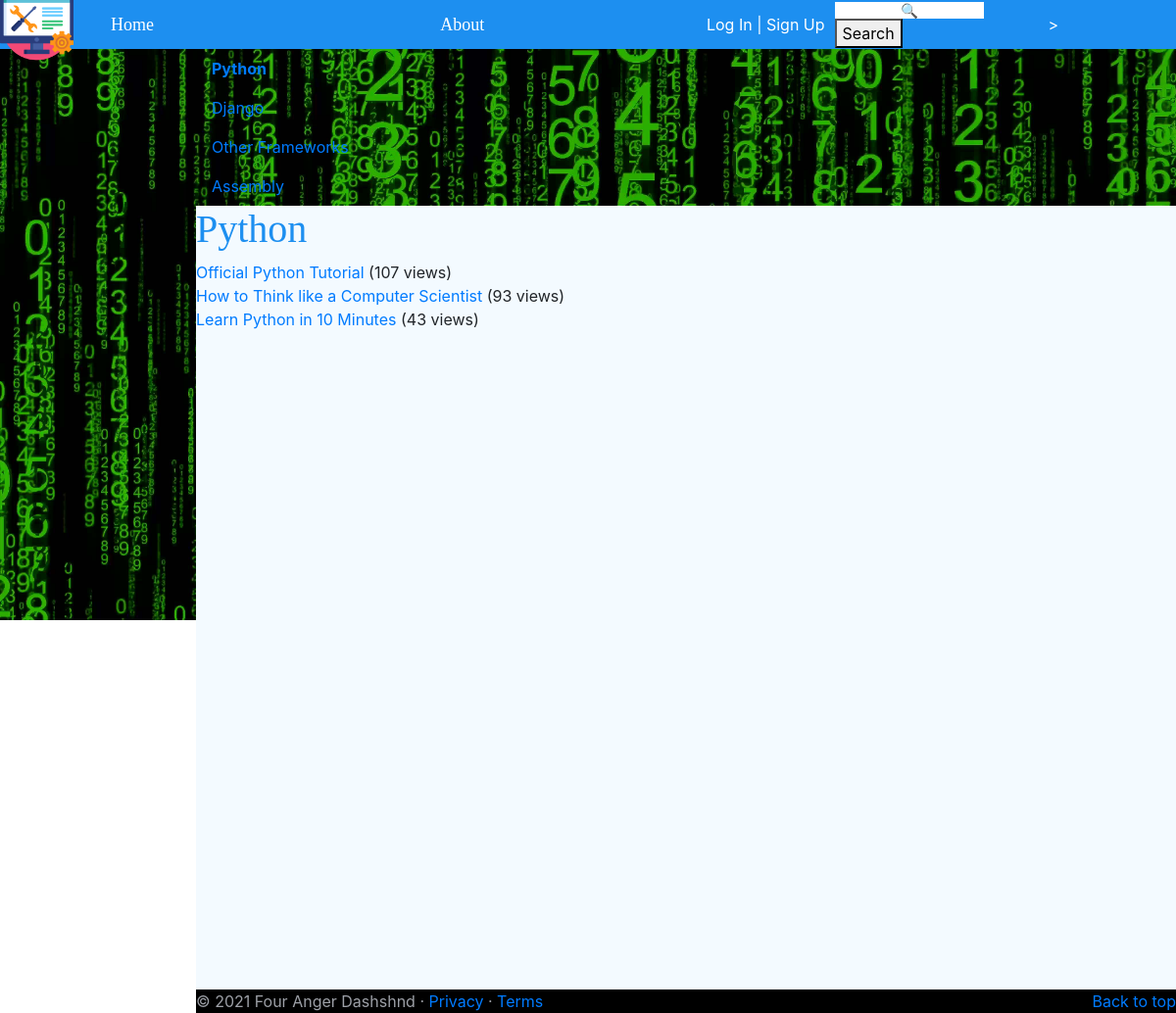
/rango/category/python/, run on the app's committed database.
### rango/models.py (models this page shows, shortened)
class Category(models.Model):
    NAME_MAX_LENGTH = 128
    name = models.CharField(max_length=NAME_MAX_LENGTH, unique=True)
    views = models.IntegerField(default=0)
    likes = models.IntegerField(default=0)
    slug = models.SlugField(unique=True)
    class Meta:
        verbose_name_plural = 'Categories'

class Page(models.Model):
    TITLE_MAX_LENGTH = 128
    URL_MAX_LENGTH = 200
    category = models.ForeignKey(Category, on_delete=models.CASCADE)
    title = models.CharField(max_length=TITLE_MAX_LENGTH)
    url = models.URLField()
    views = models.IntegerField(default=0)

### rango/views.py (the view)
# urls.py: path('category/<slug:category_name_slug>/', views.show_category, name='show_category'),
def show_category(request, category_name_slug):
    context_dict = {}
    try:
        category = Category.objects.get(slug=category_name_slug)
        pages = Page.objects.filter(category=category)
        context_dict['pages'] = pages
        context_dict['category'] = category
    except Category.DoesNotExist:
        context_dict['pages'] = None
        context_dict['category'] = None
    return render(request, 'rango/category.html', context=context_dict)

### rango/templatetags/rango_template_tags.py (called while the page is built)
@register.inclusion_tag('rango/categories.html')
def get_category_list(current_category=None):
    return {'categories': Category.objects.all(),
            'current_category': current_category}

### templates/rango/category.html (shortened to what this page needs)
{% extends 'rango/base.html' %}
{% load staticfiles %}
{% block body_block %}
    {% if category %}
        <h1>{{ category.name }}</h1>
        {% if pages %}
            <ul>
                {% for page in pages %}
                    <li>
                        <a href="{% url 'rango:goto' %}?page_id={{ page.id }}">{{ page.title }}</a>
                        {% if page.views > 1 %}
                            ({{ page.views }} views)
                        {% elif page.views == 1 %}
                            ({{ page.views }} view)
                        {% endif %}
                    </li>
                {% endfor %}
            </ul>
        {% else %}
            <strong>No pages currently in category.</strong>
        {% endif %}
    {% else %}
        The specified category does not exist.
    {% endif %}
{% endblock %}

### templates/rango/categories.html (shortened to what this page needs)
<ul class="nav flex-column">
    {% if categories %}
        {% for c in categories %}
            {% if c == current_category %}
                <li class="nav-item">
                    <strong><a class="nav-link active" href="{% url 'rango:show_category' c.slug %}">
                        {{ c.name }}</a>
                    </strong>
                </li>
            {% else %}
                <li class="nav-item">
                    <a class="nav-link" href="{% url 'rango:show_category' c.slug %}">
                        {{ c.name }}
                    </a>
                </li>
            {% endif %}
        {% endfor %}
    {% else %}
        <li class="nav-item">There are no categories present.</li>
    {% endif %}
</ul>

### static/css/base_styles.css (style rules this page uses)
:root { --base-color: #1d8ff0; --base-background: #ebebeb; --lowlight-subtle: #2E2F33; --highlight-subtle: #9DA0A7; --highlight-medium: #C46B63; --highlight-strong: #FF1493; --highlight-alt: #40d9ff; --foreground-alt: #ffffff; --body-background: #c7c9ce; --header-font:"arial"; --header-small-height: 50px; --footer-height: 100px; }
html, body { height: 100%; }
body { padding-left: 200px; margin: 0; font-family: robotolight, sans-serif; color: var(--base-color); background-color: var(--base-background); background-image: url(../images/background.jpg); background-size: 100%; background-repeat: no-repeat; background-attachment: fixed; }
h1, h2, h3, h4, h5, h6 { font-family: 'Roboto Slab', serif; color: var(--base-color); }
ul { list-style: none; padding-left: 0; margin: 0px; }

### templates/rango/base.html (style rules this page uses)
body { background-image: url('../../static/images/background.jpg'); }

### data on the page
Category: name "Python"
Category: name "Django"
Category: name "Other Frameworks"
Category: name "Assembly"
Page: title "Official Python Tutorial", views "107"
Page: title "How to Think like a Computer Scientist", views "93"
Page: title "Learn Python in 10 Minutes", views "43"
